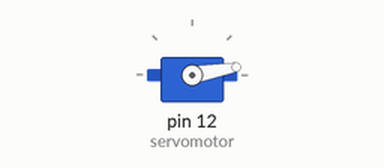
The sketch below on a simulated Arduino Uno, built with avr-gcc and run on an emulated ATmega328P. Parts: servo.

Above: at 0.05 s.
Timing chart, 0 to 3.0 s (numbered marks = the images above):
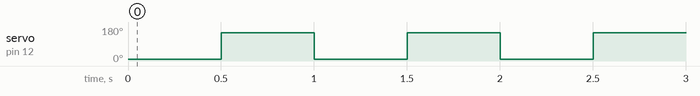

The sketch:

Listing_4_10.ino
```cpp
//Подключаем библиотеку для управления сервомоторами.
#include <Servo.h>
// Создаем объект сервомотор.
Servo servomotor;
void setup()
{
  // Присоединяем сервомотор к 12 пину Arduino.
  servomotor.attach(12);
}
void loop()
{
 servomotor.write(10); // Поворачиваем вал сервомотора в положение 10°.
// Угол сервомотора увеличивается по часовой стрелке.
 delay(500);// Задержка нужна, чтобы сервомотор успел повернуть.
 servomotor.write(150);//Поворачиваем вал сервомотора в положение 150°.
 delay(500);// Задержка на поворот.
}
```

Measured:
- by itself, servo on pin 12 (servomotor): alternates 150° for 0.50 s and 10° for 0.50 s
